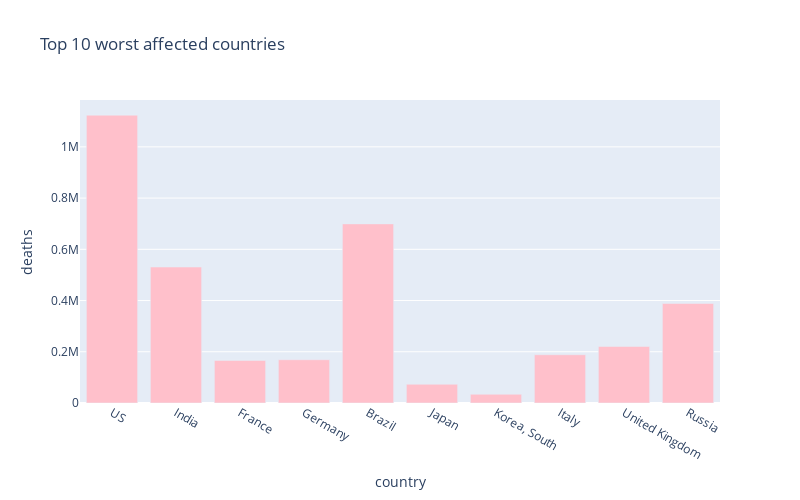

Notebook code for this chart:
### Code cell
px.bar(
    sorted_country_df.head(10),
    x = "country",
    y = "deaths",
    title= "Top 10 worst affected countries", # the axis names
    color_discrete_sequence=["pink"], 
    height=500,
    width=800
)

### Figure 1 — Plotly figure (JSON) as saved in the notebook; plotly's stock layout.template omitted (floating-point values rounded to 4 significant figures)
{"data": [{"alignmentgroup": "True", "hovertemplate": "country=%{x}<br>deaths=%{y}<extra></extra>", "legendgroup": "", "marker": {"color": "pink", "pattern": {"shape": ""}}, "name": "", "offsetgroup": "", "orientation": "v", "showlegend": false, "textposition": "auto", "type": "bar", "x": ["US", "India", "France", "Germany", "Brazil", "Japan", "Korea, South", "Italy", "United Kingdom", "Russia"], "xaxis": "x", "y": [1123836, 530779, 166176, 168935, 699310, 73046, 34093, 188322, 220721, 388521], "yaxis": "y"}], "layout": {"barmode": "relative", "height": 500, "legend": {"tracegroupgap": 0}, "title": {"text": "Top 10 worst affected countries"}, "width": 800, "xaxis": {"anchor": "y", "autorange": true, "domain": [0, 1], "range": [-0.5, 9.5], "title": {"text": "country"}, "type": "category"}, "yaxis": {"anchor": "x", "autorange": true, "domain": [0, 1], "range": [0, 1183000.0], "title": {"text": "deaths"}, "type": "linear"}}}
